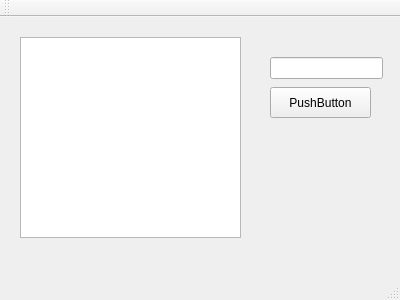
<?xml version="1.0" encoding="UTF-8"?>
<ui version="4.0">
 <class>MainWindow</class>
 <widget class="QMainWindow" name="MainWindow">
  <property name="geometry">
   <rect>
    <x>0</x>
    <y>0</y>
    <width>400</width>
    <height>300</height>
   </rect>
  </property>
  <property name="windowTitle">
   <string>MainWindow</string>
  </property>
  <widget class="QWidget" name="centralWidget">
   <widget class="QPushButton" name="pushButton">
    <property name="geometry">
     <rect>
      <x>270</x>
      <y>70</y>
      <width>101</width>
      <height>31</height>
     </rect>
    </property>
    <property name="text">
     <string>PushButton</string>
    </property>
   </widget>
   <widget class="QLineEdit" name="lineEdit">
    <property name="geometry">
     <rect>
      <x>270</x>
      <y>40</y>
      <width>113</width>
      <height>22</height>
     </rect>
    </property>
   </widget>
   <widget class="QTextEdit" name="textEdit">
    <property name="geometry">
     <rect>
      <x>20</x>
      <y>20</y>
      <width>221</width>
      <height>201</height>
     </rect>
    </property>
   </widget>
  </widget>
  <widget class="QMenuBar" name="menuBar">
   <property name="geometry">
    <rect>
     <x>0</x>
     <y>0</y>
     <width>400</width>
     <height>26</height>
    </rect>
   </property>
  </widget>
  <widget class="QToolBar" name="mainToolBar">
   <attribute name="toolBarArea">
    <enum>TopToolBarArea</enum>
   </attribute>
   <attribute name="toolBarBreak">
    <bool>false</bool>
   </attribute>
  </widget>
  <widget class="QStatusBar" name="statusBar"/>
 </widget>
 <layoutdefault spacing="6" margin="11"/>
 <resources/>
 <connections/>
</ui>
